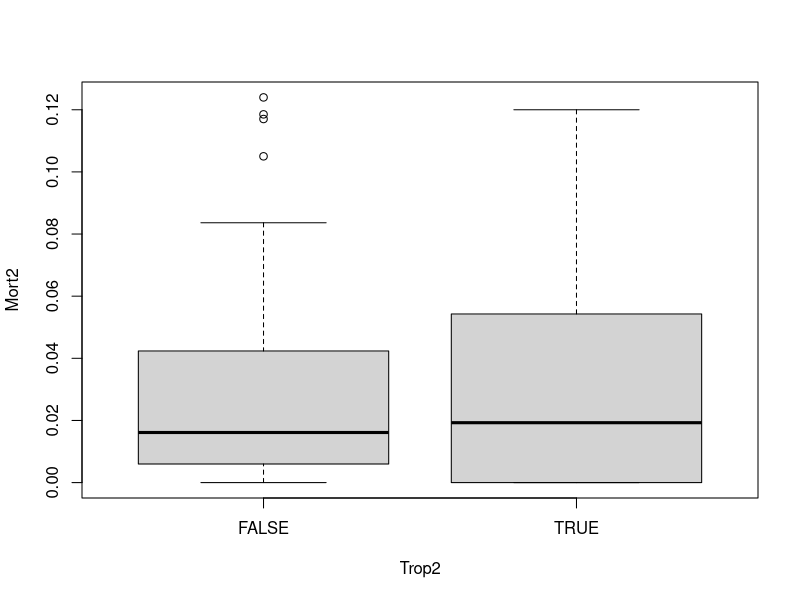
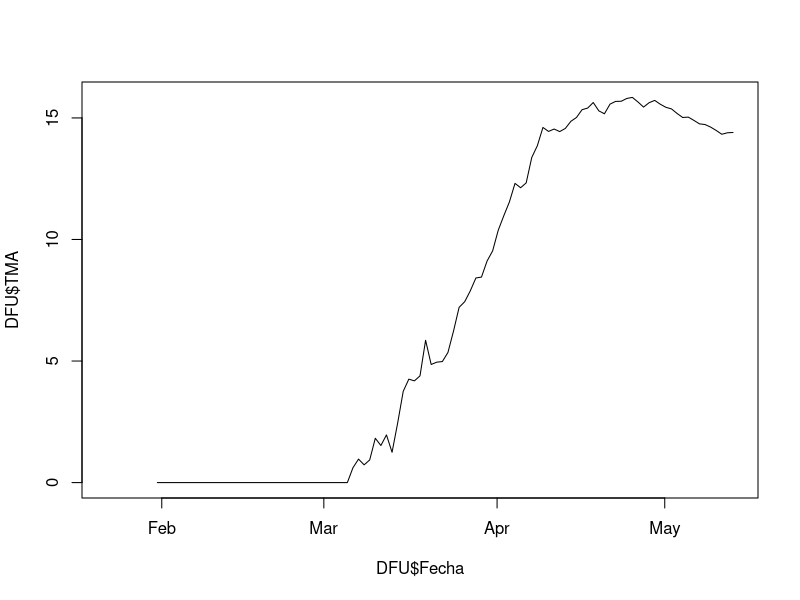
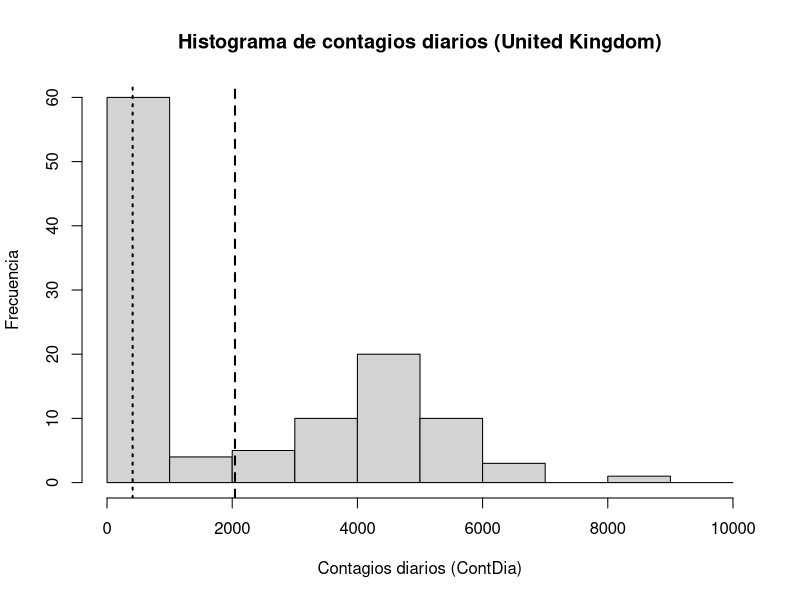
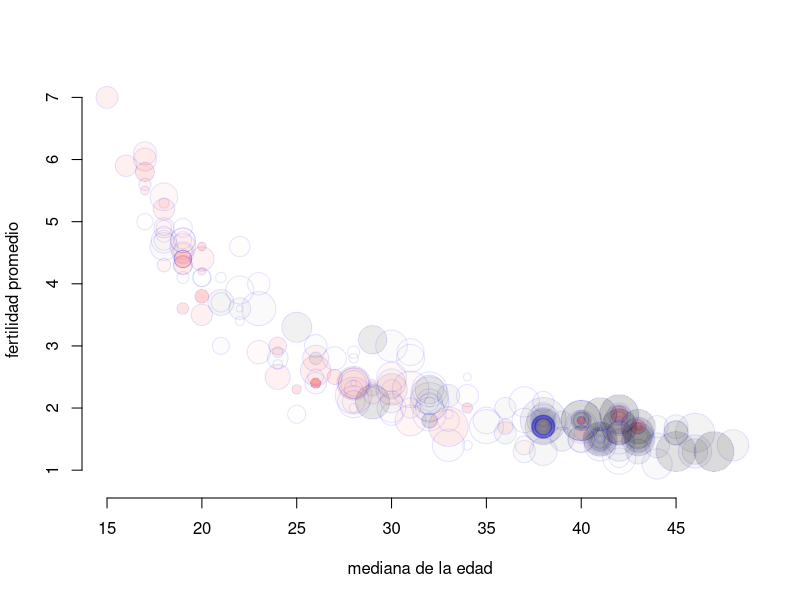

Write R code to recreate these figures, in order.
## ---- chunk 1
library(readr)
library(plyr)
library(dplyr)
library(tidyr)
library(tidyverse)
library(ggplot2)
library(stringr)
## ---- chunk 2
DC <- read_csv("C19.csv")
DD <- read.csv("Demo.csv")

DC
DD


sum(is.na(DC))
sum(is.na(DD))

sum(complete.cases(DC))
sum(complete.cases(DD))
## ---- chunk 3
porc_na_DC <- sum(is.na(DC)) / (nrow(DC) * ncol(DC)) * 100
round(porc_na_DC, 2)
porc_na_DD <- sum(is.na(DD)) / (nrow(DD) * ncol(DD)) * 100
round(porc_na_DD, 2)
porc_elim_DC <- (1 - sum(complete.cases(DC)) / nrow(DC)) * 100
round(porc_elim_DC, 2)
porc_elim_DD <- (1 - sum(complete.cases(DD)) / nrow(DD)) * 100
round(porc_elim_DD, 2)

## ---- chunk 4
sum(complete.cases(DC))
sum(complete.cases(DD))
names(which.min(colSums(!is.na(DC))))
names(which.min(colSums(!is.na(DD))))



## ---- chunk 5
length(unique(DC$Pais))
length(unique(DC$Provincia))

DC %>%
  filter(is.na(Provincia)) %>%
  summarise(n = n_distinct(Pais)) %>%
  pull(n)
DC %>%
  filter(!is.na(Provincia)) %>%
  summarise(n = n_distinct(Pais)) %>%
  pull(n)
DC %>%
  filter(Pais == "United Kingdom") %>%
  summarise(n = length(unique(Provincia))) %>%
  pull(n)

## ---- chunk 6
DC %>% 
  filter(Pais == "United Kingdom") %>%
  group_by(Fecha, Pais) %>%
  summarise(
    Contagiados = sum(Contagiados)
    , Muertos = sum(Muertos)
    , Recuperados = sum(Recuperados)
  ) -> DFU
DFU$ContDia <- diff(c(0, DFU$Contagiados))

fila_max <- DFU[which.max(DFU$ContDia), ]
fila_max
## ---- chunk 7
DFU_pos <- DFU %>% filter(ContDia > 0)
round(min(DFU_pos$ContDia), 2)
round(median(DFU_pos$ContDia), 2)
round(mean(DFU_pos$ContDia), 2)
round(max(DFU_pos$ContDia), 2)
round(sd(DFU_pos$ContDia), 2)
round(diff(range(DFU_pos$ContDia)), 2)
round(IQR(DFU_pos$ContDia), 2)
round(sd(DFU_pos$ContDia) / mean(DFU_pos$ContDia), 2)

## ---- chunk 8
DC %>% filter(Fecha == max(Fecha)) -> DF

Mort <- DF$Muertos / DF$Contagiados
Trop <- (-23 <= DF$Latitud) & (DF$Latitud <= 23)

# identificar el outlier usando el criterio del boxplot
out <- boxplot.stats(Mort)$out

# eliminarlo
Mort2 <- Mort[!Mort %in% out]
Trop2 <- Trop[!Mort %in% out]

boxplot(Mort2 ~ Trop2)
## ---- chunk 9
DFU <- DFU %>%
  mutate(
    TMA = (Muertos / Contagiados) * 100
  )

plot(DFU$Fecha, DFU$TMA, type = "l")

## ---- chunk 10
breaks <- seq(0, 10000, by = 1000)
media <- mean(DFU$ContDia, na.rm = TRUE)
mediana <- median(DFU$ContDia, na.rm = TRUE)
media
mediana
hist(
  DFU$ContDia,
  breaks = breaks,
  xlim = c(0, 10000),
  main = "Histograma de contagios diarios (United Kingdom)",
  xlab = "Contagios diarios (ContDia)",
  ylab = "Frecuencia"
)

abline(v = media, lwd = 2, lty = 2)    # media
abline(v = mediana, lwd = 2, lty = 3)  # mediana


## ---- chunk 11
DC %>% filter(Fecha == max(Fecha)) -> DZ
DX <- left_join(DZ,DD)
DX$Mort <- DX$Muertos/DX$Contagiados
DX <- DX[!is.na(DX$Mort),]
## ---- chunk 12
Trop <- (-23 <= DX$Latitud) & (DX$Latitud <= 23)
plot(   DX$Edad , DX$Fertilidad , cex=log10(DX$Contagiados) , pch = 21 , col= rgb(0,0,1,0.1) , bg = rgb(Trop,0,0,DX$Mort) , bty = "n" , xlab = "mediana de la edad" , ylab = "fertilidad promedio" )
